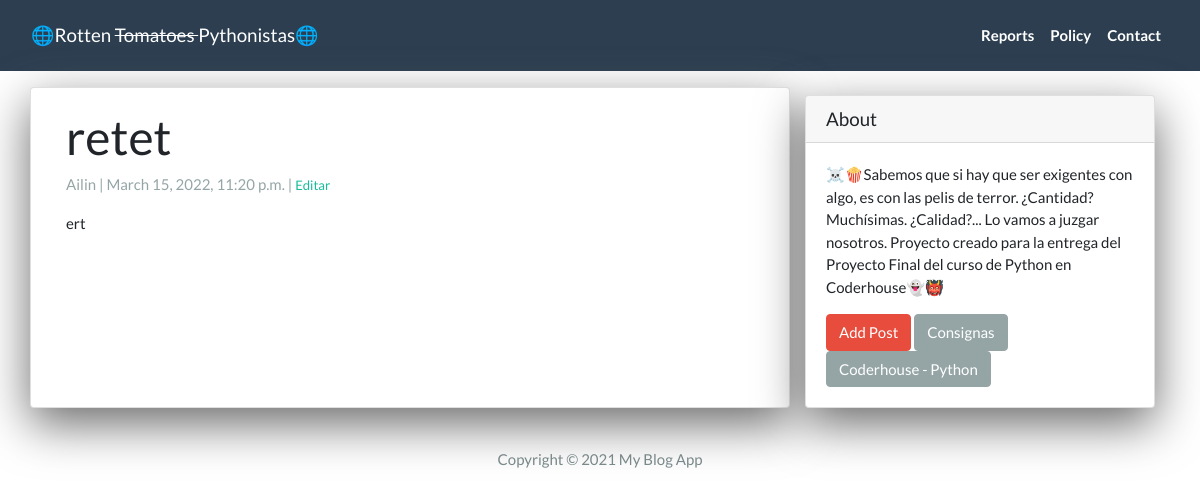
Before: /post/eertt/ with the older database file.
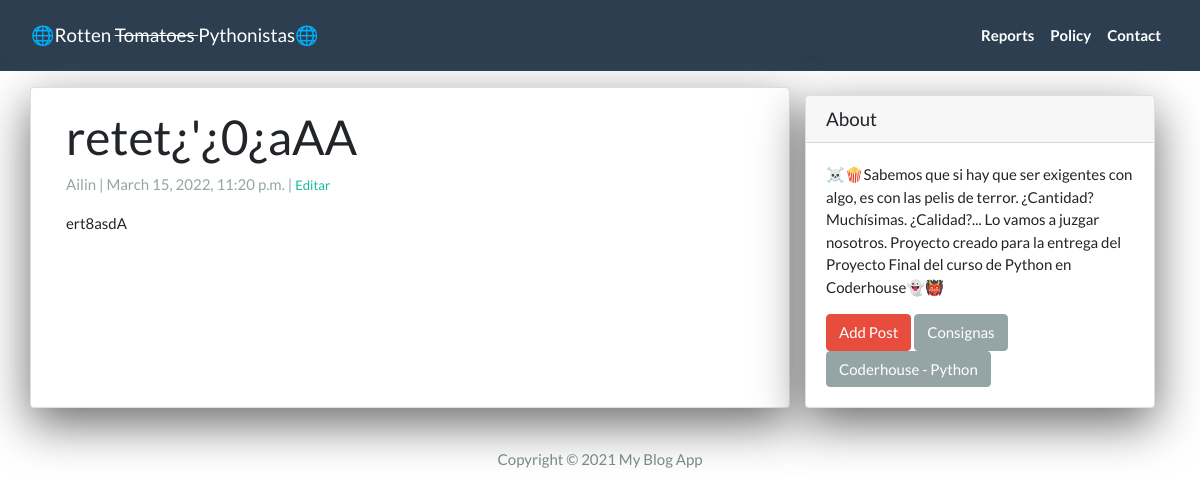
After: the same page with the newer database file.
### App/models.py (models this page shows, shortened)
class Post(models.Model):
  title = models.CharField(max_length = 200, unique = True)
  slug = models.SlugField(max_length = 200, unique = True)
  author = models.ForeignKey(User, on_delete = models.CASCADE, related_name='blog_posts') #para que si se elimina un autor, elimine todos los posts del autor
  created_on = models.DateTimeField(auto_now_add = True) #día actual
  updated_on = models.DateTimeField(auto_now = True) #el día que se modificó
  content = models.TextField()
  status = models.IntegerField(choices = STATUS, default = 0)
  class Meta:
    ordering = ['-created_on']

### App/views.py (the view)
# urls.py: path('post/<slug:slug>/', views.DetailView.as_view(), name= 'post_detail'),
class DetailView(generic.DetailView):
  model = Post
  template_name = 'post_detail.html'

### App/templates/post_detail.html
{% extends 'base.html' %}
{% block content %}
<div class="container">
  <div class="row">
    <div class="col-md-8 card mb-4  mt-3 left  top">
      <div class="card-body">
        <h1>{% block title %} {{ object.title }} {% endblock title %}</h1>
        <p class=" text-muted">{{ post.author }} | {{ post.created_on }} | <small> <a href="{% url 'update_post' post.slug  %}"> Editar </a> </small> </p>
        <p class="card-text ">{{ object.content | safe }}</p>
      </div>
    </div>
    {% block sidebar %} {% include 'sidebar.html' %} {% endblock sidebar %}
  </div>
</div>
{% endblock content %}

Changed rows visible on the page:
changed Post "Ailin": title "retet" → "retet¿'¿0¿aAA"; content "ert" → "ert8asdA"
